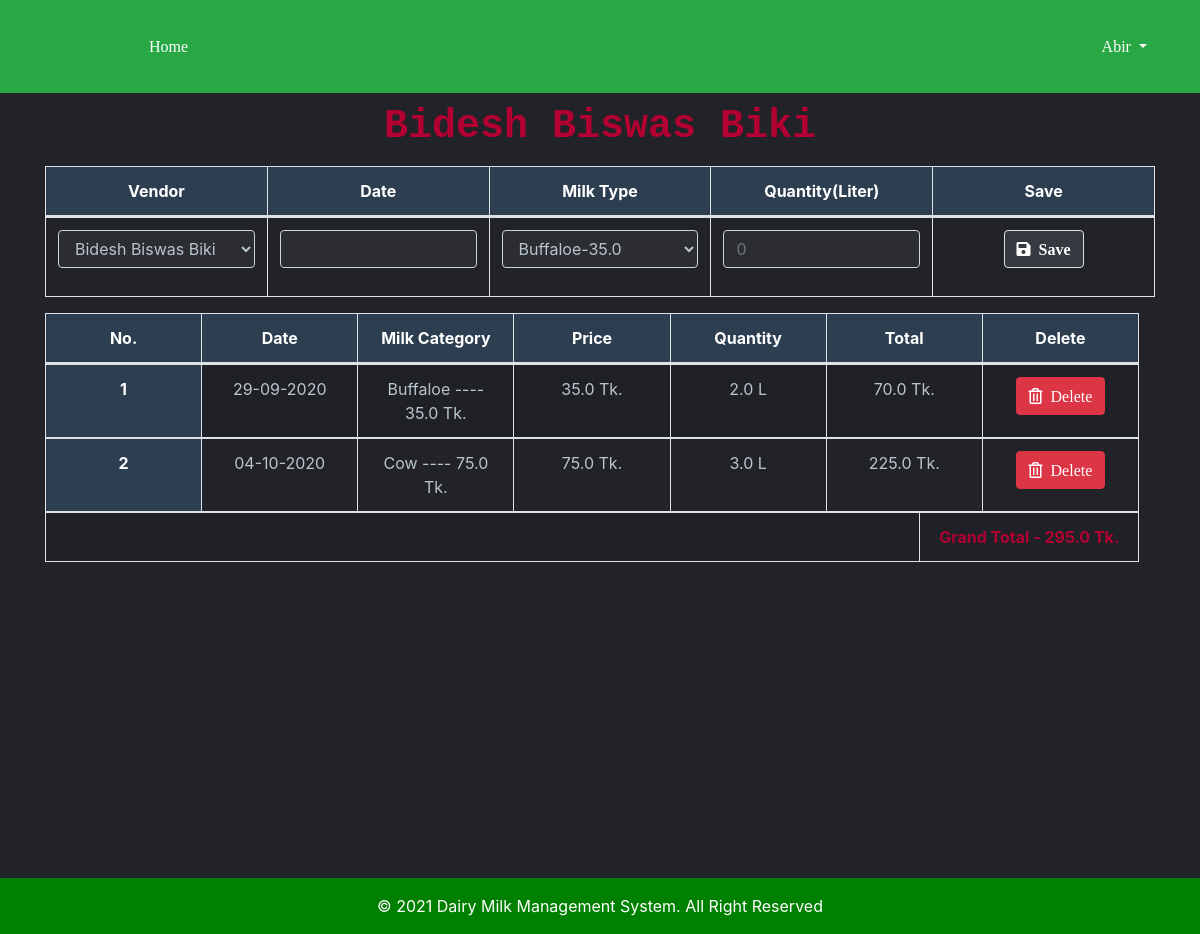
Page /ledger/5/ (signed in) on the committed database.
### dairyapp/models.py (models this page shows)
class Vendor(models.Model):
    managername = models.CharField(max_length=200)
    vendorname = models.CharField(max_length=200,db_index=True,unique=True)
    joiningdate = models.DateField(auto_now_add=True)
    address = models.CharField(max_length=200, db_index=True)
    vendorcontact = models.CharField(max_length=14,db_index=True)
    status = models.BooleanField(default=True)
    def __str__(self):
        return self.vendorname

class vendorledger(models.Model):
    related_vendor = models.ForeignKey(Vendor, related_name='vendorledger', on_delete=models.CASCADE,null=True)
    related_milkcategory = models.ForeignKey(MilkCategory, related_name='vendorledger', on_delete=models.CASCADE, null=True)
    date = models.CharField(max_length=1000000,db_index=True)
    price = models.FloatField(max_length=1000000,db_index=True,default=0.0)
    quantity = models.FloatField(max_length=1000000,db_index=True,default=0.0)
    total = models.FloatField(max_length=1000000,db_index=True,default=0.0)
    class Meta:
        ordering = ('-date',)

class MilkCategory(models.Model):
    CHOICES1 = (
        ('Cow','Cow'),
        ('Buffaloe','Buffalo'),#buffaloes
        ('Others','Others'),
    )
    animalname= models.CharField(max_length=200,choices=CHOICES1)
    milkprice = models.FloatField(max_length=200, db_index=True)
    related_vendor = models.ForeignKey(Vendor, related_name='MilkCategory', on_delete=models.CASCADE, null=True)
    def __str__(self):
        return self.animalname +" ---- " + str(self.milkprice) + " Tk."

### dairyapp/views.py (the view)
# urls.py: path('ledger/<int:pk>/', views.ledger, name='ledger'),  # Individual vendor dashboard
@login_required
def ledger(request,pk):
         ledgerform = vendorledgerForm()
         vendor_obj = get_object_or_404(models.Vendor,pk=pk)
         ledgerdata = models.vendorledger.objects.filter(related_vendor=vendor_obj)
         alltotal=0.0
         for alto in ledgerdata:
             alltotal = alltotal+float(alto.total)
         print(alltotal)
         milks = models.MilkCategory.objects.filter(related_vendor=vendor_obj)
         milk_list = [(milk.animalname +"-"+ str(milk.milkprice), milk.pk) for milk in milks]
         print(milk_list)
         day_list = ["Sunday","Monday","Tuesday","Wednesday","Thursday","Friday","Saturday"]
         return render(request, 'vendor/vendorledger.html',{
             "vendor_obj":vendor_obj,
             "ledgerdata":ledgerdata,
             "ledgerform":ledgerform,
             "num_range":range(6),
             "milk_list":milk_list,
             "day_list":day_list,
             "alltotal":alltotal,
             })

### dairyapp/forms.py
class vendorledgerForm(forms.Form):
    CHOICES1 = (
        ('Cow','Cow'),
        ('Buffaloe','Buffaloe'),
        ('Others','Others'),
    )
    CHOICES2 = (
        ('Sunday','Sunday'),
        ('Monday','Monday'),
        ('Tuesday','Tuesday'),
        ('Wednesday','Wednesday'),
        ('Thursday','Thursday'),
        ('Friday','Friday'),
        ('Saturday','Saturday'),
    )
    Milk_Category = forms.ChoiceField(label='',choices=CHOICES1)
    Day = forms.ChoiceField(label='',choices=CHOICES2)
    Quantity = forms.CharField(label='',required=False)

### dairyapp/templatetags/custom_tags.py (called while the page is built)
@register.simple_tag(name="multiply")
def multiply(qty, unit_price, *args, **kwargs):
    return qty * unit_price

### templates/vendor/vendorledger.html (shortened to what this page needs)
{% extends 'base.html' %}
{% load crispy_forms_tags %}
{% load templatetags %}
{% block content %}
<h2 class="vendor_name_heading"><strong>{{ vendor_obj }}</strong></h2>
<div class="table-responsive">
  <table class="table table-bordered">
    <thead>
      <tr>
        <th scope="col">Vendor</th>
        <th scop="col">Date</th>
        <th scope="col">Milk Type</th>
        <th scope="col">Quantity(Liter)</th>
        <th scope="col">Save</th>
      </tr>
    </thead>
    <tbody>
      <form action="\ledger_save\" method="POST">
        <tr>
          <td scpoe="col">
            <div class="form-row">
              <div class="col">
                <select class="form-control" id="vendor" name="vendor">
                  <option value="{{ vendor_obj.pk }}"> {{ vendor_obj }} </option>
                </select>
              </div>
            </div>
          </td>
          <td scpoe="col">
            <div class="form-row">
              <div class="col">
                <p><input class="form-control" type="text" name="date" id="datepicker"></p>
              </div>
            </div>
          </td>
          <td scpoe="col">
            <div class="form-row">
              <div class="col">
                <select class="form-control" id="milktype" name="milktype">
                  {% for milk, milk_pk in milk_list %}
                  <option value="{{milk_pk}}"> {{milk}} </option>
                  {% endfor %}
                </select>
              </div>
            </div>
          </td>
          <td scpoe="col">
            <div class="form-row">
              <div class="col">
                <input type="name" class="form-control" name="quantity" placeholder="0" pattern="\d+">
              </div>
            </div>
          </td>
          <td scpoe="col">
            <div class="form-row">
              <div class="col">
                <button type="submit" class="btn btn-dark border"><i class="fas fa-save" style="background-color: unset !important;">&nbsp;&nbsp;Save</i></button>
              </div>
            </div>
          </td>
        </tr>
      </form>
    </tbody>
  </table>
</div>
<div class="table-responsive">
  <table class="table table-bordered table-striped ">
    <thead id="theadthid">
      <tr>
        <th scope="col">No.</th>
        <th scope="col">Date</th>
        <th scope="col">Milk Category</th>
        <th scope="col">Price</th>
        <th scope="col">Quantity</th>
        <th scope="col">Total</th>
        <th scope="col">Delete</th>
      </tr>
    </thead>
    <tbody id="tbodydata">
      {% for data in ledgerdata %}
      <tr>
        <th scope="row">{{ forloop.counter }}</th>
        <td>{{ data.date }}</td>
        <td>{{ data.related_milkcategory }}</td>
        <td>{{ data.price }} Tk.</td>
        <td>{{ data.quantity }} L</td>
        <td>{% multiply data.quantity data.price %} Tk.</td>
        <td>
          <form action="{% url 'ledger_delete' %}" method="POST">
            <button class="btn btn-danger" type="submit" name="ledger_pk" value="{{data.pk}}"><i class="far fa-trash-alt" style="background-color: unset !important; color: unset !important;">&nbsp;&nbsp;Delete</i></button>
          </form>
        </td>
      </tr>
      {% endfor %}
      <tr>
        <td colspan="4"></td>
        <td id="totalid"><strong>Grand Total - {{ alltotal }} Tk.</strong></td>
      </tr>
    </tbody>
  </table>
</div>
{% endblock %}

### templates/base.html (shortened to what this page needs)
<!doctype html>
<html lang="en">
  <head>
    {% load static %}
    <link rel="stylesheet" href="https://stackpath.bootstrapcdn.com/bootstrap/4.3.1/css/bootstrap.min.css">
    <link rel="stylesheet" href="https://use.fontawesome.com/releases/v5.7.2/css/all.css">
    <link rel="stylesheet" href="https://use.fontawesome.com/releases/v5.8.1/css/all.css">
    <link rel="stylesheet" href="//code.jquery.com/ui/1.12.1/themes/base/jquery-ui.css">
  </head>
<body>
  <nav class="navbar navbar-expand-md fixed-top bg-success">
    <div class="container ">
      <div class="logo-image">
      </div>
    <div class="collapse navbar-collapse" id="navbarSupportedContent">
      <ul class="navbar-nav mr-auto">
        <li class="nav-item">
          <a class="nav-link" href="{% url 'home' %}" style="color: #FFFFFF;">Home</a>
        </li>
      </ul>
      {% if user.is_authenticated %}
        <ul class="navbar-nav">
          <li class="nav-item dropdown">
            <a class="nav-link dropdown-toggle"  id="navbarDropdown" role="button" data-toggle="dropdown" aria-haspopup="true" aria-expanded="false">
          {% if user.profile.user_type == 'Manager' %}<strong>Manager </strong>{% elif user.profile.user_type == 'Customer'  %}<strong>Customer </strong> {% endif %}{{ user.username }}
            </a>
          </li>
        </ul>
      {% else %}
        <form class="form-inline my-2 my-lg-0 jugnu">
          <a href="{% url 'login' %}" class="nav-link" style="color: #FFFFFF;"><i class="fas fa-sign-in-alt" style="background-color: unset !important;">&nbsp;&nbsp;Log In</i></a>
        </form>
      {% endif %}
    </div>
  </div>
  </nav>
<div class="container">
      {% block content %}
      {% endblock %}
</div>
<footer class="footer sticky-bottom">
  <div class="mt-5 py-3">
    <span>© 2021 Dairy Milk Management System. All Right Reserved</span>
  </div>
</footer>
</body>
</html>

### templates/vendor/vendorledger.html (style rules this page uses)
.form-control { background-color: #2B2D33!important; color: #B8C6CC!important; }

### rows in the picture
Vendor: vendorname "Bidesh Biswas Biki", vendor "Bidesh Biswas Biki"
vendorledger: date "29-09-2020", related_milkcategory "Buffaloe ---- 35.0 Tk.", price "35.0", quantity "2.0", quantity+price "70.0", {{ data.pk }} 3 (drawn)
vendorledger: date "04-10-2020", related_milkcategory "Cow ---- 75.0 Tk.", price "75.0", quantity "3.0", quantity+price "225.0", {{ data.pk }} 5 (drawn)

### other values in the picture
{{ user.username }} "Abir"
{{ alltotal }} "295.0"
form field milktype "Buffaloe-35.0"
